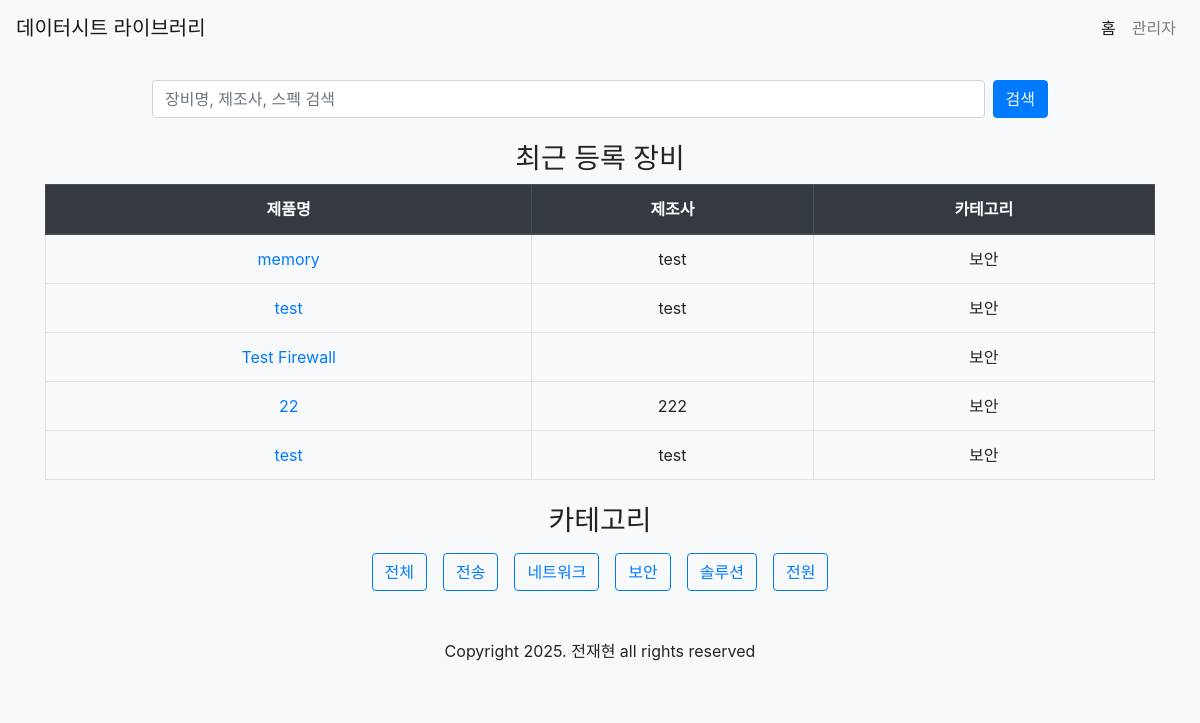
The page / on the database its author committed.
### tables this page shows
CREATE TABLE equipment
                 (id INTEGER PRIMARY KEY, name TEXT, manufacturer TEXT, category TEXT, specs TEXT, image TEXT, upload_date TEXT, datasheet TEXT, certification TEXT);

### app.py (the view)
@app.route('/')
def index():
    conn = sqlite3.connect('database.db')
    c = conn.cursor()
    c.execute("SELECT id, name, manufacturer, category FROM equipment ORDER BY id DESC LIMIT 5")
    recent_equipment = c.fetchall()
    conn.close()
    return render_template('index.html', recent_equipment=recent_equipment)

### templates/index.html (shortened to what this page needs)
<!DOCTYPE html>
<html lang="ko">
<head>
    <link rel="stylesheet" href="https://stackpath.bootstrapcdn.com/bootstrap/4.5.2/css/bootstrap.min.css">
</head>
<body class="bg-light">
    <nav class="navbar navbar-expand-lg navbar-light bg-light">
        <a class="navbar-brand" href="{{ url_for('index') }}">데이터시트 라이브러리</a>
        <div class="collapse navbar-collapse" id="navbarNav">
            <ul class="navbar-nav ml-auto">
                <li class="nav-item active">
                    <a class="nav-link" href="{{ url_for('index') }}">홈 <span class="sr-only">(current)</span></a>
                </li>
                <li class="nav-item">
                    <a class="nav-link" href="{{ url_for('admin_login') }}">관리자</a>
                </li>
            </ul>
        </div>
    </nav>
    <div class="container mt-4">
        <form method="GET" action="/search" class="form-inline justify-content-center">
            <input type="text" name="q" class="form-control col-md-9 mr-2" placeholder="장비명, 제조사, 스펙 검색">
            <button type="submit" class="btn btn-primary">검색</button>
        </form>
        <h3 class="text-center mt-4">최근 등록 장비</h3>
        <table class="table table-bordered table-hover">
            <thead class="thead-dark">
                <tr>
                    <th class="text-center">제품명</th>
                    <th class="text-center">제조사</th>
                    <th class="text-center">카테고리</th>
                </tr>
            </thead>
            <tbody>
                {% for item in recent_equipment %}
                <tr>
                    <td class="text-center"><a href="{{ url_for('equipment_detail', id=item[0]) }}">{{ item[1] }}</a></td>
                    <td class="text-center">{{ item[2] }}</td>
                    <td class="text-center">{{ item[3] }}</td>
                </tr>
                {% endfor %}
            </tbody>
        </table>
        <h3 class="text-center mt-4">카테고리</h3>
        <div class="d-flex justify-content-center flex-wrap">
            <a href="{{ url_for('category', category='전체') }}" class="btn btn-outline-primary m-2">전체</a>
            <a href="{{ url_for('category', category='전송') }}" class="btn btn-outline-primary m-2">전송</a>
            <a href="{{ url_for('category', category='네트워크') }}" class="btn btn-outline-primary m-2">네트워크</a>
            <a href="{{ url_for('category', category='보안') }}" class="btn btn-outline-primary m-2">보안</a>
            <a href="{{ url_for('category', category='솔루션') }}" class="btn btn-outline-primary m-2">솔루션</a>
            <a href="{{ url_for('category', category='전원') }}" class="btn btn-outline-primary m-2">전원</a>
        </div>
    </div>
    <footer class="bg-light text-center py-3 mt-4">
        <p>Copyright 2025. 전재현 all rights reserved</p>
    </footer>
</body>
</html>

### rows shown on the page
equipment: name "memory", manufacturer "test", category "보안"
equipment: name "test", manufacturer "test", category "보안"
equipment: name "Test Firewall", category "보안"
equipment: name "22", manufacturer "222", category "보안"
equipment: name "test", manufacturer "test", category "보안"
